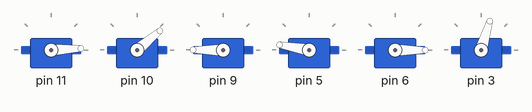
Simulated run of this sketch. Board: Arduino Uno, built with avr-gcc and run on an emulated ATmega328P. Parts: 6 × servo.

Above: at 6.05 s.
At 6.65 s:
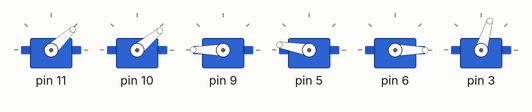
At 7.25 s:
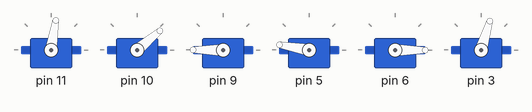
At 8.5 s:
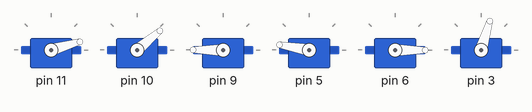
Timing chart, 0 to 12.3 s (numbered marks = the images above):
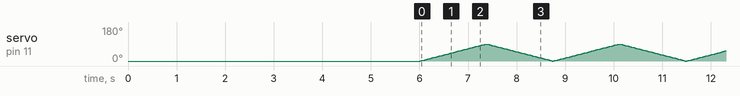

The sketch:

Braccio_MVP.ino
```cpp
#include <Braccio.h>
#include <Servo.h>

Servo base;
Servo shoulder;
Servo elbow;
Servo wrist_rot;
Servo wrist_ver;
Servo gripper;

const int max_range = 90;
const int movement_delay = 15;

void setup() {
  // put your setup code here, to run once:
  Braccio.begin();
}

void loop() {
  // put your main code here, to run repeatedly:
  for (int pos = 0; pos <= max_range; pos++) {
    base.write(pos);
    delay(movement_delay);
  }
  for (int pos = max_range; pos >= 0; pos -= 1) {  // goes from max_range degrees to 0 degrees
    base.write(pos);                               // tell servo to go to position in variable 'pos'
    delay(movement_delay);                         // waits 15ms for the servo to reach the position
  }
}
```
